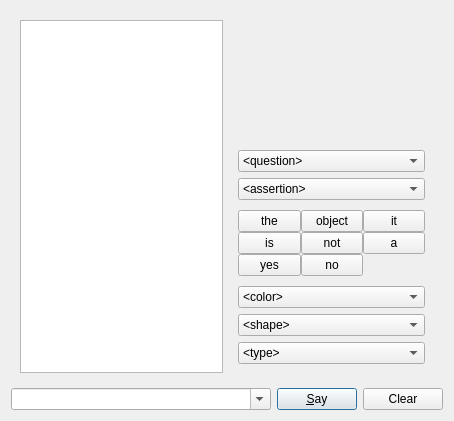
<?xml version="1.0" encoding="UTF-8"?>
<ui version="4.0">
 <class>DialgueInteraction</class>
 <widget class="QWidget" name="DialgueInteraction">
  <property name="geometry">
   <rect>
    <x>0</x>
    <y>0</y>
    <width>454</width>
    <height>421</height>
   </rect>
  </property>
  <property name="sizePolicy">
   <sizepolicy hsizetype="Minimum" vsizetype="Minimum">
    <horstretch>0</horstretch>
    <verstretch>0</verstretch>
   </sizepolicy>
  </property>
  <property name="windowTitle">
   <string>Dialogue</string>
  </property>
  <layout class="QVBoxLayout" name="verticalLayout_2">
   <item>
    <widget class="QWidget" name="widget_2" native="true">
     <layout class="QHBoxLayout" name="horizontalLayout">
      <item>
       <widget class="QPlainTextEdit" name="txtHistory">
        <property name="minimumSize">
         <size>
          <width>200</width>
          <height>0</height>
         </size>
        </property>
        <property name="undoRedoEnabled">
         <bool>false</bool>
        </property>
        <property name="readOnly">
         <bool>true</bool>
        </property>
        <property name="plainText">
         <string/>
        </property>
       </widget>
      </item>
      <item>
       <widget class="QWidget" name="widget" native="true">
        <property name="minimumSize">
         <size>
          <width>160</width>
          <height>0</height>
         </size>
        </property>
        <layout class="QVBoxLayout" name="verticalLayout">
         <item>
          <spacer name="verticalSpacer_3">
           <property name="orientation">
            <enum>Qt::Vertical</enum>
           </property>
           <property name="sizeHint" stdset="0">
            <size>
             <width>20</width>
             <height>4</height>
            </size>
           </property>
          </spacer>
         </item>
         <item>
          <widget class="QComboBox" name="cbQuestion">
           <item>
            <property name="text">
             <string>&lt;question&gt;</string>
            </property>
           </item>
           <item>
            <property name="text">
             <string>Do you know this object?</string>
            </property>
           </item>
           <item>
            <property name="text">
             <string>What is this?</string>
            </property>
           </item>
           <item>
            <property name="text">
             <string>What colour is</string>
            </property>
           </item>
           <item>
            <property name="text">
             <string>What shape is</string>
            </property>
           </item>
           <item>
            <property name="text">
             <string>Is this</string>
            </property>
           </item>
          </widget>
         </item>
         <item>
          <widget class="QComboBox" name="cbAssertion">
           <item>
            <property name="text">
             <string>&lt;assertion&gt;</string>
            </property>
           </item>
           <item>
            <property name="text">
             <string>The object is</string>
            </property>
           </item>
           <item>
            <property name="text">
             <string>This is</string>
            </property>
           </item>
           <item>
            <property name="text">
             <string>It is</string>
            </property>
           </item>
          </widget>
         </item>
         <item>
          <spacer name="verticalSpacer_2">
           <property name="orientation">
            <enum>Qt::Vertical</enum>
           </property>
           <property name="sizeType">
            <enum>QSizePolicy::Minimum</enum>
           </property>
           <property name="sizeHint" stdset="0">
            <size>
             <width>20</width>
             <height>4</height>
            </size>
           </property>
          </spacer>
         </item>
         <item>
          <widget class="QWidget" name="widget_3" native="true">
           <layout class="QGridLayout" name="gridLayout_2">
            <property name="margin">
             <number>0</number>
            </property>
            <property name="spacing">
             <number>0</number>
            </property>
            <item row="0" column="1">
             <widget class="QPushButton" name="btObject">
              <property name="minimumSize">
               <size>
                <width>0</width>
                <height>16</height>
               </size>
              </property>
              <property name="text">
               <string>object</string>
              </property>
             </widget>
            </item>
            <item row="0" column="0">
             <widget class="QPushButton" name="btThe">
              <property name="minimumSize">
               <size>
                <width>0</width>
                <height>16</height>
               </size>
              </property>
              <property name="text">
               <string>the</string>
              </property>
             </widget>
            </item>
            <item row="2" column="0">
             <widget class="QPushButton" name="btYes">
              <property name="minimumSize">
               <size>
                <width>0</width>
                <height>16</height>
               </size>
              </property>
              <property name="text">
               <string>yes</string>
              </property>
             </widget>
            </item>
            <item row="2" column="1">
             <widget class="QPushButton" name="btNo">
              <property name="minimumSize">
               <size>
                <width>0</width>
                <height>16</height>
               </size>
              </property>
              <property name="text">
               <string>no</string>
              </property>
             </widget>
            </item>
            <item row="0" column="4">
             <widget class="QPushButton" name="btIt">
              <property name="minimumSize">
               <size>
                <width>0</width>
                <height>16</height>
               </size>
              </property>
              <property name="text">
               <string>it</string>
              </property>
             </widget>
            </item>
            <item row="1" column="0">
             <widget class="QPushButton" name="btIs">
              <property name="minimumSize">
               <size>
                <width>0</width>
                <height>16</height>
               </size>
              </property>
              <property name="text">
               <string>is</string>
              </property>
             </widget>
            </item>
            <item row="1" column="4">
             <widget class="QPushButton" name="btA">
              <property name="minimumSize">
               <size>
                <width>0</width>
                <height>16</height>
               </size>
              </property>
              <property name="text">
               <string>a</string>
              </property>
             </widget>
            </item>
            <item row="1" column="1">
             <widget class="QPushButton" name="btNot">
              <property name="minimumSize">
               <size>
                <width>0</width>
                <height>16</height>
               </size>
              </property>
              <property name="text">
               <string>not</string>
              </property>
             </widget>
            </item>
           </layout>
          </widget>
         </item>
         <item>
          <spacer name="verticalSpacer">
           <property name="orientation">
            <enum>Qt::Vertical</enum>
           </property>
           <property name="sizeType">
            <enum>QSizePolicy::Minimum</enum>
           </property>
           <property name="sizeHint" stdset="0">
            <size>
             <width>20</width>
             <height>4</height>
            </size>
           </property>
          </spacer>
         </item>
         <item>
          <widget class="QComboBox" name="cbColor">
           <item>
            <property name="text">
             <string>&lt;color&gt;</string>
            </property>
           </item>
           <item>
            <property name="text">
             <string>red</string>
            </property>
           </item>
           <item>
            <property name="text">
             <string>green</string>
            </property>
           </item>
           <item>
            <property name="text">
             <string>blue</string>
            </property>
           </item>
           <item>
            <property name="text">
             <string>yellow</string>
            </property>
           </item>
          </widget>
         </item>
         <item>
          <widget class="QComboBox" name="cbShape">
           <item>
            <property name="text">
             <string>&lt;shape&gt;</string>
            </property>
           </item>
           <item>
            <property name="text">
             <string>compact</string>
            </property>
           </item>
           <item>
            <property name="text">
             <string>elongated</string>
            </property>
           </item>
          </widget>
         </item>
         <item>
          <widget class="QComboBox" name="cbType">
           <item>
            <property name="text">
             <string>&lt;type&gt;</string>
            </property>
           </item>
           <item>
            <property name="text">
             <string>tea box</string>
            </property>
           </item>
           <item>
            <property name="text">
             <string>coke can</string>
            </property>
           </item>
          </widget>
         </item>
        </layout>
       </widget>
      </item>
     </layout>
    </widget>
   </item>
   <item>
    <layout class="QHBoxLayout" name="horizontalLayout_2">
     <item>
      <widget class="QComboBox" name="edHuman">
       <property name="sizePolicy">
        <sizepolicy hsizetype="Expanding" vsizetype="Fixed">
         <horstretch>0</horstretch>
         <verstretch>0</verstretch>
        </sizepolicy>
       </property>
       <property name="editable">
        <bool>true</bool>
       </property>
       <property name="maxVisibleItems">
        <number>15</number>
       </property>
       <property name="insertPolicy">
        <enum>QComboBox::NoInsert</enum>
       </property>
      </widget>
     </item>
     <item>
      <widget class="QPushButton" name="btSay">
       <property name="text">
        <string>&amp;Say</string>
       </property>
       <property name="shortcut">
        <string>Ctrl+S</string>
       </property>
       <property name="default">
        <bool>true</bool>
       </property>
      </widget>
     </item>
     <item>
      <widget class="QPushButton" name="btClear">
       <property name="text">
        <string>Clear</string>
       </property>
      </widget>
     </item>
    </layout>
   </item>
  </layout>
 </widget>
 <tabstops>
  <tabstop>edHuman</tabstop>
  <tabstop>btSay</tabstop>
  <tabstop>btClear</tabstop>
  <tabstop>txtHistory</tabstop>
  <tabstop>cbQuestion</tabstop>
  <tabstop>cbAssertion</tabstop>
  <tabstop>btThe</tabstop>
  <tabstop>btObject</tabstop>
  <tabstop>btIt</tabstop>
  <tabstop>btIs</tabstop>
  <tabstop>btNot</tabstop>
  <tabstop>btA</tabstop>
  <tabstop>btYes</tabstop>
  <tabstop>btNo</tabstop>
  <tabstop>cbColor</tabstop>
  <tabstop>cbShape</tabstop>
  <tabstop>cbType</tabstop>
 </tabstops>
 <resources/>
 <connections/>
</ui>
